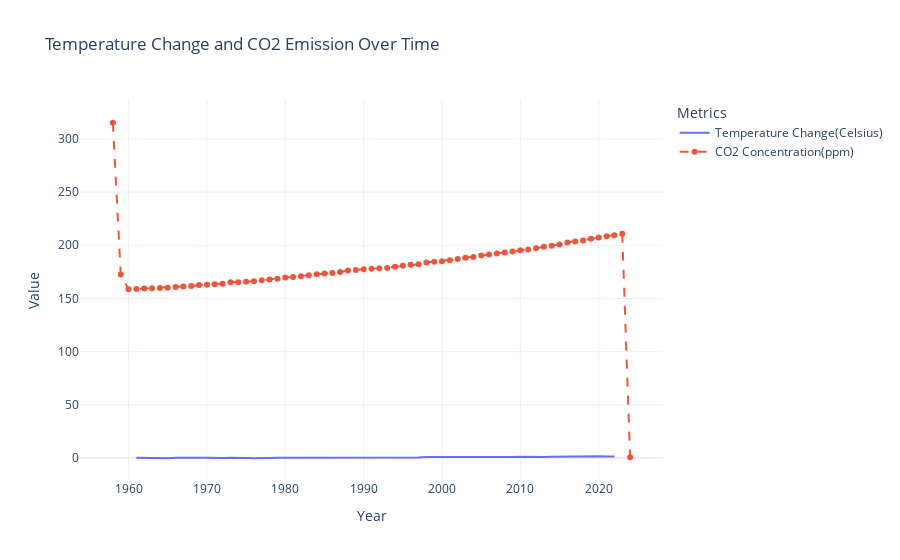

This figure's notebook cell:
### Markdown cell above
Time Series Analysis of Carbon Emissions and Temperature Data

### Code cell
# extracting time series data for plotting
# temperature: averaging across countries for each year

# Use filter() method with regex parameter
temperature_years = temperature_data.filter(regex='^F').mean(axis=0)
temperature_years.index = temperature_years.index.str[1:].astype(int)

#co2 : parsing year and averaging monthly data
co2_data['year'] = co2_data['Date'].str[:4].astype(int)
co2_yearly = co2_data.groupby('year')['Value'].mean()

#time-series plot for temperature and co2 levels

fig = go.Figure()
fig.add_trace(go.Scatter(x = temperature_years.index, y = temperature_years.values, name = 'Temperature Change(Celsius)'))
fig.add_trace(go.Scatter(x = co2_yearly.index, y = co2_yearly.values, mode = 'lines+markers', name = 'CO2 Concentration(ppm)',line = dict(dash = 'dash')))
fig.update_layout(title = 'Temperature Change and CO2 Emission Over Time', xaxis_title = 'Year', yaxis_title = 'Value',template='plotly_white',legend_title = "Metrics")
fig.show()

### Figure 1 — Plotly figure (JSON) as saved in the notebook; plotly's stock layout.template omitted (floating-point values rounded to 4 significant figures)
{"data": [{"name": "Temperature Change(Celsius)", "type": "scatter", "x": [1961, 1962, 1963, 1964, 1965, 1966, 1967, 1968, 1969, 1970, 1971, 1972, 1973, 1974, 1975, 1976, 1977, 1978, 1979, 1980, 1981, 1982, 1983, 1984, 1985, 1986, 1987, 1988, 1989, 1990, 1991, 1992, 1993, 1994, 1995, 1996, 1997, 1998, 1999, 2000, 2001, 2002, 2003, 2004, 2005, 2006, 2007, 2008, 2009, 2010, 2011, 2012, 2013, 2014, 2015, 2016, 2017, 2018, 2019, 2020, 2021, 2022], "y": [0.1631, -0.01348, -0.006043, -0.07006, -0.247, 0.1055, -0.1108, -0.1991, 0.1579, 0.09249, -0.2005, -0.08491, 0.2294, -0.163, -0.02349, -0.2459, 0.1658, 0.06963, 0.2338, 0.2473, 0.1786, 0.1765, 0.3446, 0.08012, 0.07129, 0.1512, 0.405, 0.4901, 0.2562, 0.5553, 0.3682, 0.2365, 0.216, 0.6095, 0.6292, 0.2792, 0.544, 0.9713, 0.7433, 0.6698, 0.8502, 0.925, 0.8442, 0.7778, 0.853, 0.8766, 1.023, 0.8084, 0.9106, 1.099, 0.8214, 0.9022, 0.9312, 1.115, 1.27, 1.44, 1.281, 1.302, 1.443, 1.552, 1.344, 1.382]}, {"line": {"dash": "dash"}, "mode": "lines+markers", "name": "CO2 Concentration(ppm)", "type": "scatter", "x": [1958, 1959, 1960, 1961, 1962, 1963, 1964, 1965, 1966, 1967, 1968, 1969, 1970, 1971, 1972, 1973, 1974, 1975, 1976, 1977, 1978, 1979, 1980, 1981, 1982, 1983, 1984, 1985, 1986, 1987, 1988, 1989, 1990, 1991, 1992, 1993, 1994, 1995, 1996, 1997, 1998, 1999, 2000, 2001, 2002, 2003, 2004, 2005, 2006, 2007, 2008, 2009, 2010, 2011, 2012, 2013, 2014, 2015, 2016, 2017, 2018, 2019, 2020, 2021, 2022, 2023, 2024], "y": [315.2, 172.5, 158.6, 158.9, 159.4, 159.6, 159.9, 160.1, 160.9, 161.2, 161.7, 162.6, 163.0, 163.3, 163.9, 165.2, 165.2, 165.7, 166.1, 167.2, 167.9, 168.6, 169.7, 170.3, 170.9, 171.8, 172.7, 173.4, 174.0, 174.9, 176.2, 176.8, 177.4, 178.0, 178.4, 178.7, 179.7, 180.8, 181.6, 182.1, 183.8, 184.5, 185.0, 185.9, 187.0, 188.3, 189.1, 190.3, 191.3, 192.3, 193.2, 194.1, 195.4, 196.2, 197.3, 198.7, 199.7, 200.8, 202.6, 203.7, 204.6, 206.2, 207.4, 208.5, 209.5, 210.8, 0.68]}], "layout": {"legend": {"title": {"text": "Metrics"}}, "title": {"text": "Temperature Change and CO2 Emission Over Time"}, "xaxis": {"title": {"text": "Year"}}, "yaxis": {"title": {"text": "Value"}}}}
